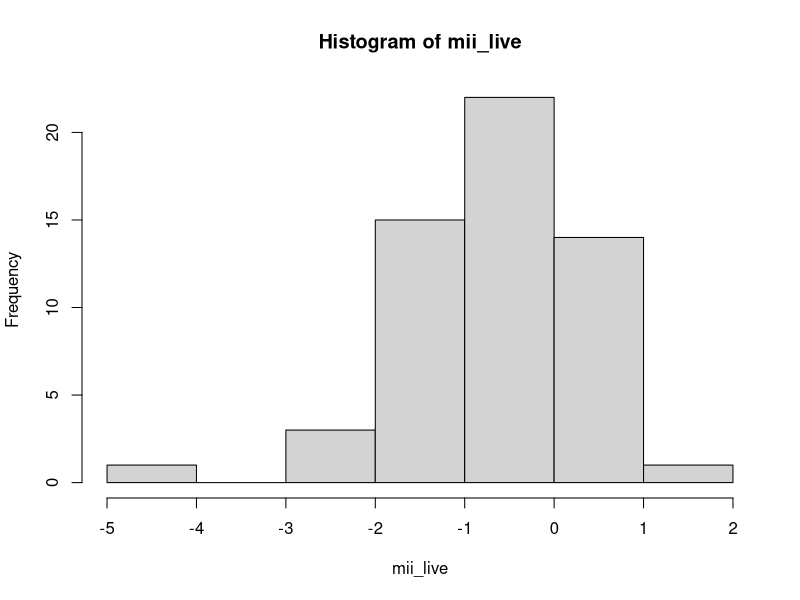
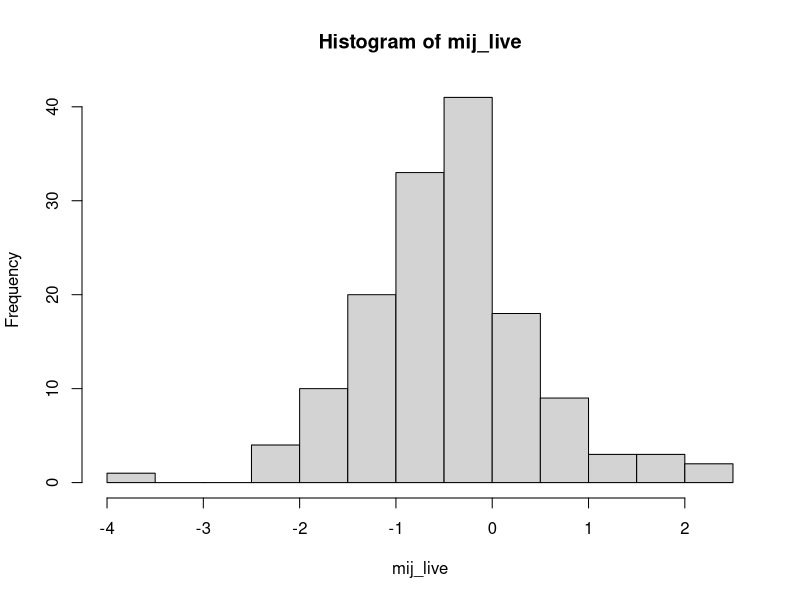
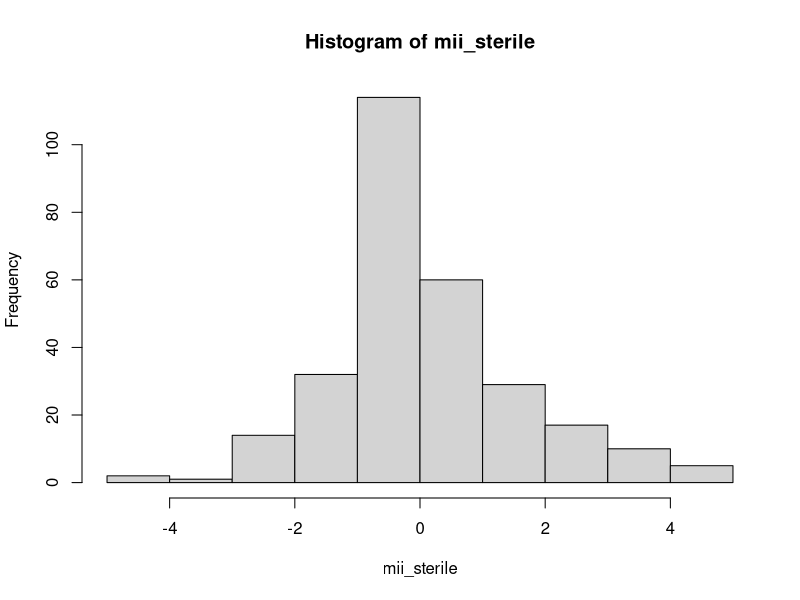
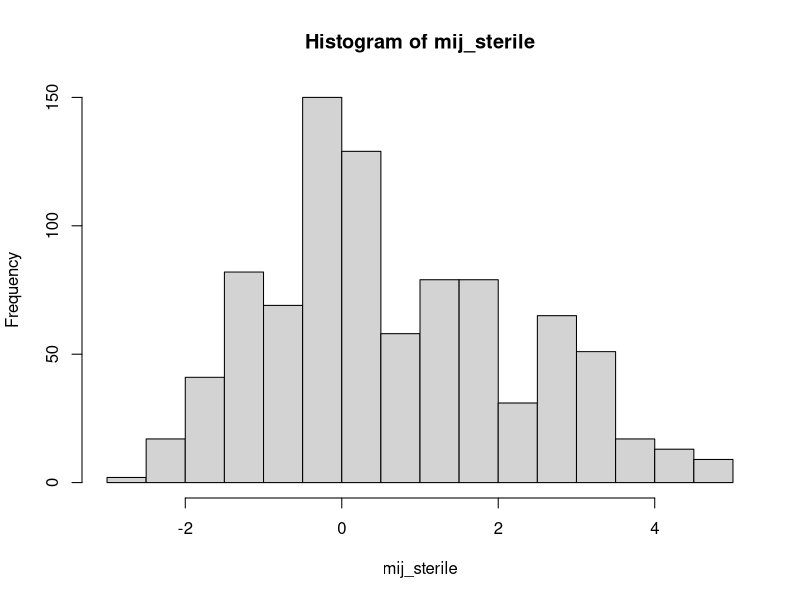

These figures' R source, in order:
library(tidyverse)

# setwd("C:/Users/xy4279/Box/UT/4th year/priority effect collab HXZou/meta-analysis-mij")
# read in meta-analysis dataset 
live_ref_data = read_csv("Metaanalysis_Yan/data_live_ref.csv")
sterile_ref_data = read_csv("Metaanalysis_Yan/data_sterile_ref.csv")


### for dataset that use live reference soil 
# (look at effect of PSF, the part of microbiome that dynamically 
# responds to changes in the plant community)
live_ref = live_ref_data %>% 
  mutate(mAA = log(`AinA mean`)-log(`AinR mean`),
         mAA_var = (`AinA se`/`AinA mean`)^2 + (`AinR se`/`AinR mean`)^2, # for meta-analysis method, no need to worry for now
         mAB = log(`AinB mean`)-log(`AinR mean`),
         mAB_var = (`AinB se`/`AinB mean`)^2 + (`AinR se`/`AinR mean`)^2,
         mBA = log(`BinA mean`)-log(`BinR mean`),
         mBA_var = (`BinA se`/`BinA mean`)^2 + (`BinR se`/`BinR mean`)^2,
         mBB = log(`BinB mean`)-log(`BinR mean`),
         mBB_var = (`BinB se`/`BinB mean`)^2 + (`BinR se`/`BinR mean`)^2) %>% view

# we first combine all conspecific effects then remove duplicates
live_sp_A = live_ref %>% select(Experiment, `Species A`, mAA) %>%  # can include more columns for additional stats
  rename(species = `Species A`,
         mii = mAA)
live_sp_B = live_ref %>% select(Experiment, `Species B`, mBB) %>% 
  rename(species = `Species B`,
         mii = mBB)

mii_live = rbind(live_sp_A, live_sp_B) %>% 
  distinct(Experiment, species, .keep_all = T) %>% 
  pull(mii)

    
hist(mii_live)
mean(mii_live) 
# a negative value means a negative effect of the cultivated microbiome (PSF)
# on plant growth compared to live soil with "naive" microbiome
sd(mii_live)
# this is the (sample) distribution of reported mean mii of 56 species across 18 experiments 
# not the estimated overall mean of mii across species/experiments

# extract heterospecific microbial effect
mij_live = live_ref %>% 
  select(mAB,mBA) %>% unlist
hist(mij_live)
mean(mij_live)
# a less negative value compared to mii means a less negative heterospecific effect 
# of PSF than conspecific effect
sd(mij_live)



### for dataset that use sterile reference soil 
# (look at effect of the whole microbial community)
sterile_ref = sterile_ref_data %>% 
  mutate(mAA = log(`AinA mean`)-log(`AinR mean`),
         mAA_var = (`AinA se`/`AinA mean`)^2 + (`AinR se`/`AinR mean`)^2,
         mAB = log(`AinB mean`)-log(`AinR mean`),
         mAB_var = (`AinB se`/`AinB mean`)^2 + (`AinR se`/`AinR mean`)^2,
         mBA = log(`BinA mean`)-log(`BinR mean`),
         mBA_var = (`BinA se`/`BinA mean`)^2 + (`BinR se`/`BinR mean`)^2,
         mBB = log(`BinB mean`)-log(`BinR mean`),
         mBB_var = (`BinB se`/`BinB mean`)^2 + (`BinR se`/`BinR mean`)^2) %>% 
  # removing outliers (reported 0 biomass for non-germination, see analysis code for Yan et al. 2021)
  filter(!(species_pair %in% c("colubrina_spinosa_iriartea_deltoidea", 
                               "rumex_occidentalis_rumex_salicifolius"))) %>% view


sterile_sp_A = sterile_ref %>% select(Experiment, `Species A`, mAA) %>%  # can include more columns for additional stats
  rename(species = `Species A`,
         mii = mAA)
sterile_sp_B = sterile_ref %>% select(Experiment, `Species B`, mBB) %>% 
  rename(species = `Species B`,
         mii = mBB)

mii_sterile = rbind(sterile_sp_A, sterile_sp_B) %>% 
  distinct(Experiment, species, .keep_all = T) %>% 
  pull(mii)
hist(mii_sterile)
mean(mii_sterile) 
# a positive value means the entire soil microbiome of one plant species 
# has an overal positive effect on conspecific, compared to no microbes
sd(mii_sterile)


mij_sterile = sterile_ref %>% 
  select(mAB,mBA) %>% unlist
hist(mij_sterile)
mean(mij_sterile)
# a more positive value than mij means the entire soil microbiome of one plant species 
# has an overal more positive effect on heterospecific than conspecifics 
sd(mij_sterile)


summary = data.frame(live_ref = c(paste(round(mean(mii_live), 2), round(sd(mii_live), 2), sep=","),
                          paste(round(mean(mij_live), 2), round(sd(mij_live), 2), sep=",")),
             sterile_ref = c(paste(round(mean(mii_sterile), 2), round(sd(mii_sterile), 2), sep=","),
                             paste(round(mean(mij_sterile), 2), round(sd(mij_sterile), 2), sep=",")))
rownames(summary) = c("conspecific", "heterospecific")
summary

# either way, conspecific interactions through PSF (soil microbes) tend to be 
# more negative (less positive) than heterospecific interactions


